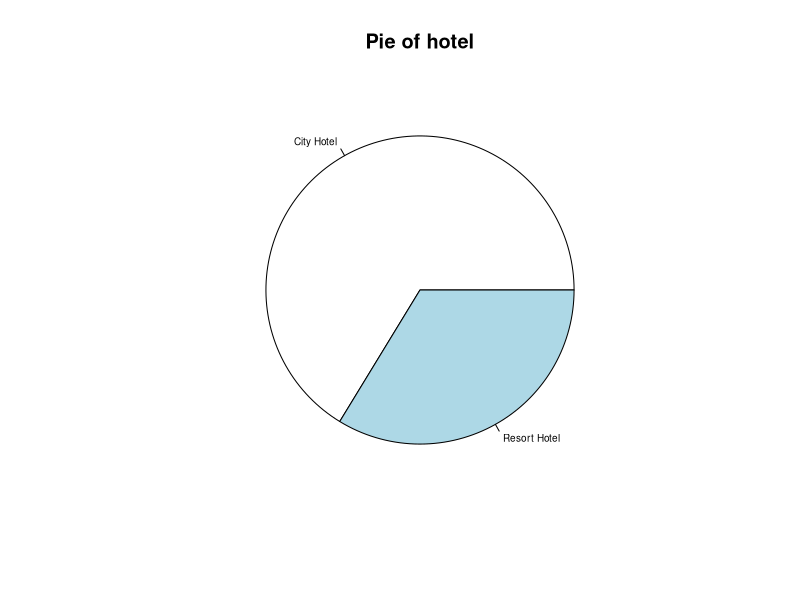
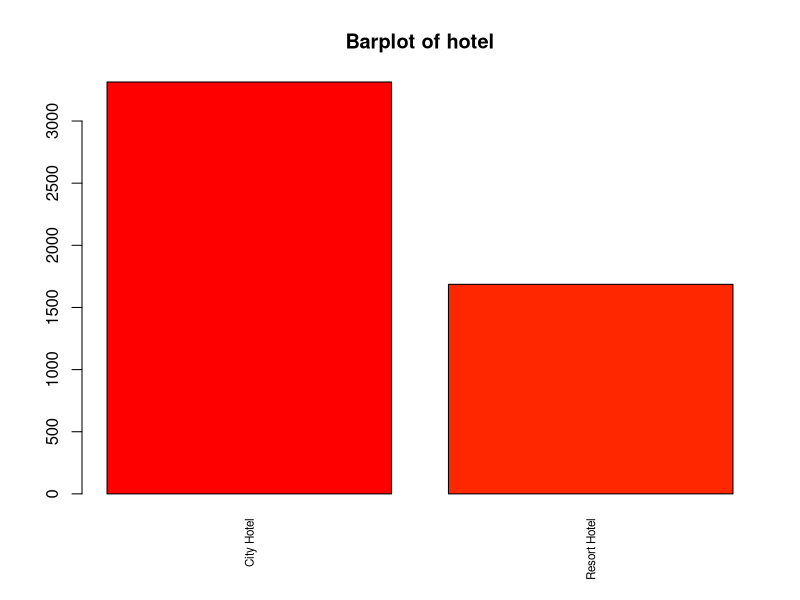
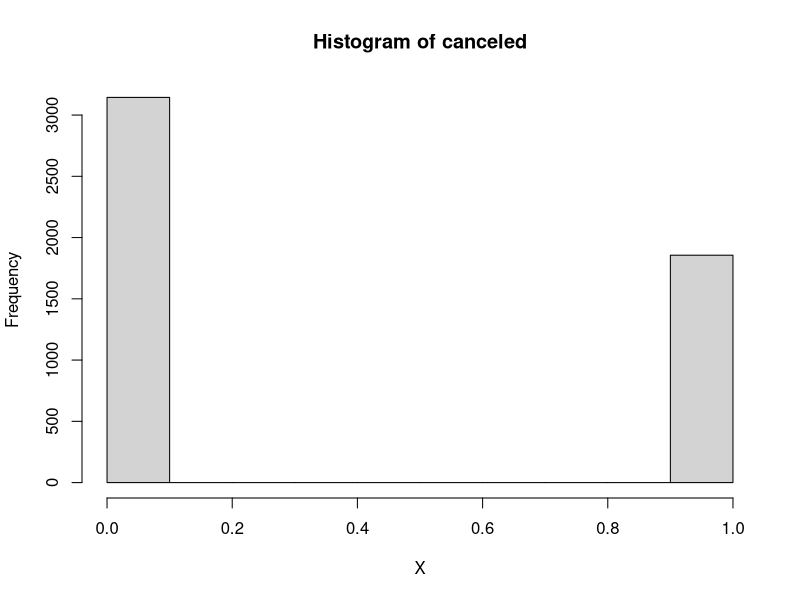
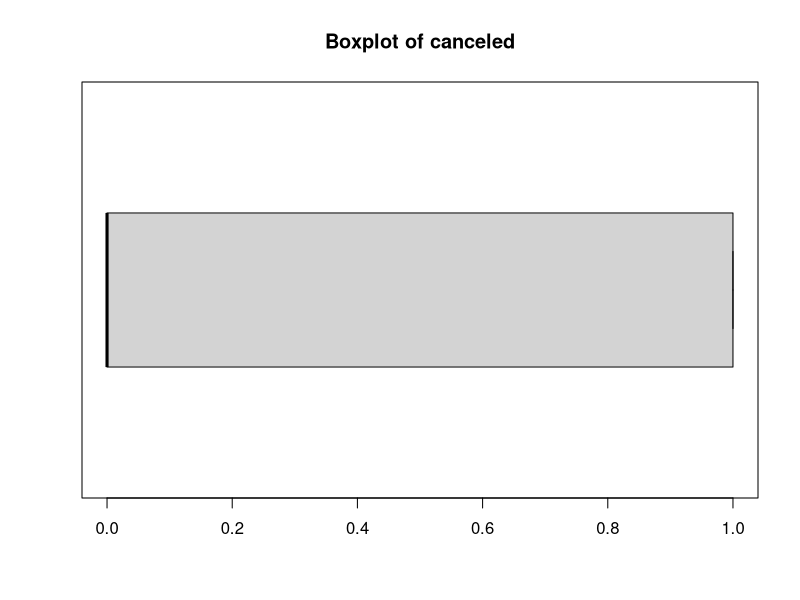
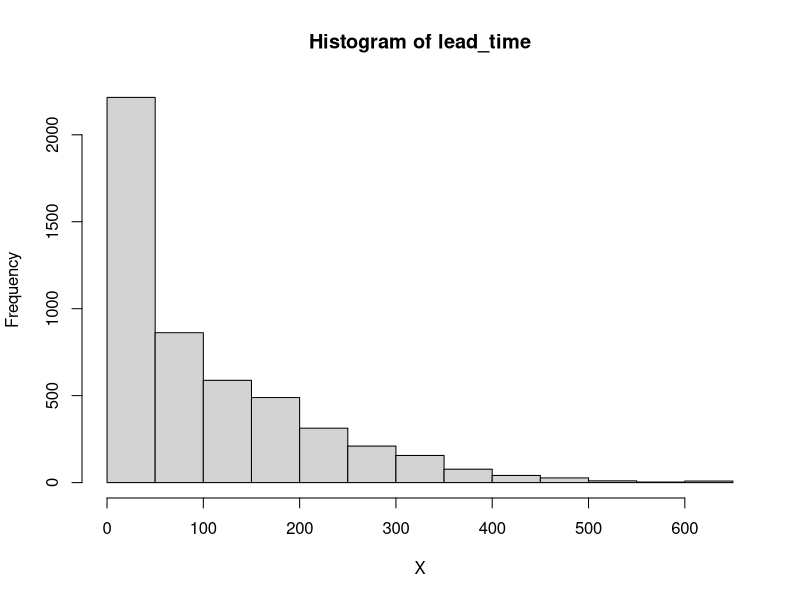
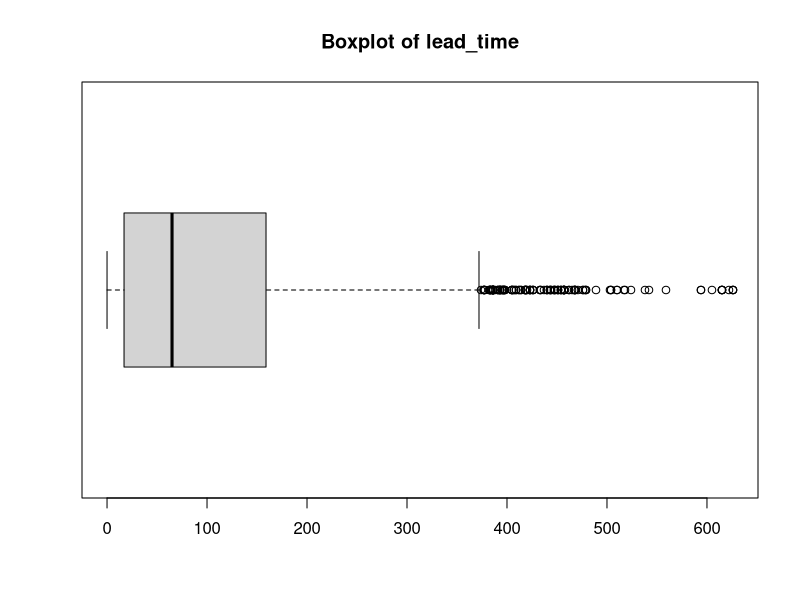
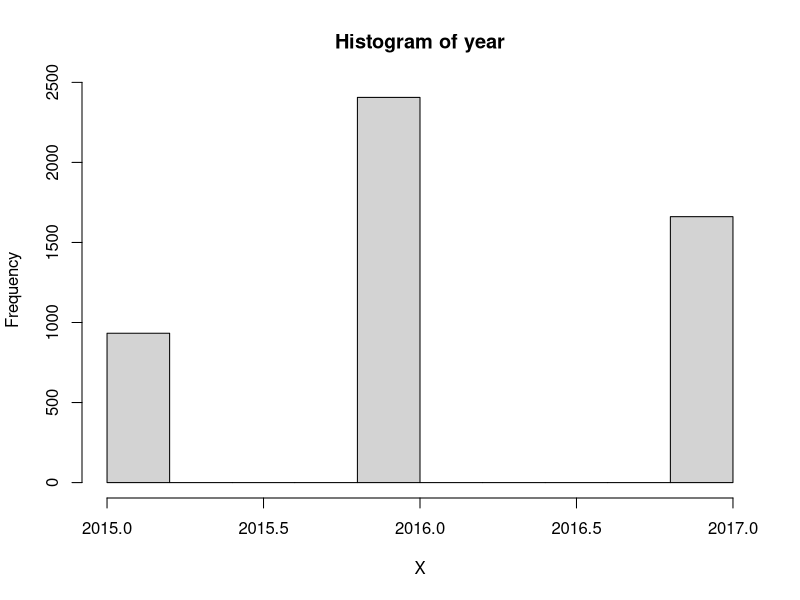
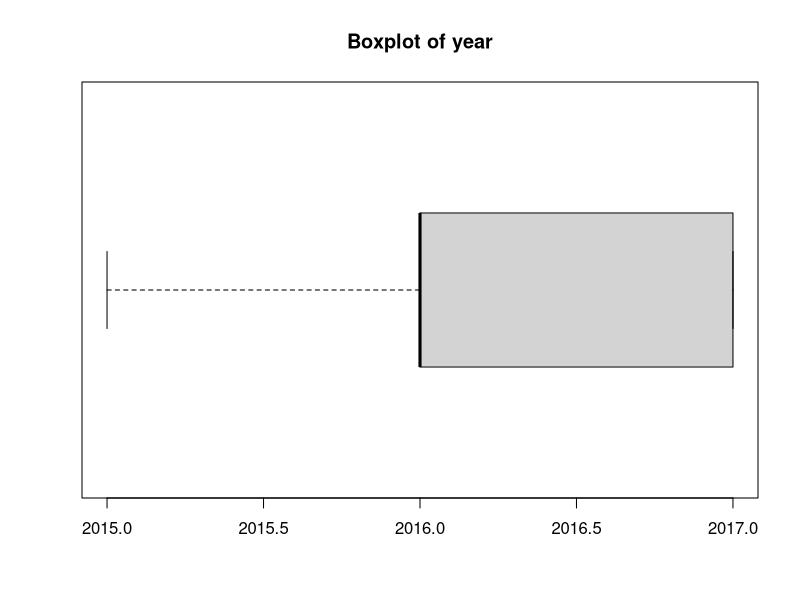

Generate these figures, in order, with R:
## ---- chunk 1
# dd <- read.table("D:/karina/docencia/areferenciesPPT/0DadesPractiques/CREDSCO/credscoCategoriques2.csv",header=T, sep=";", dec=",")
#dd<- read.csv("D:/karina/TFGs/GrauEstadistica/MarcPinar/data.csv", sep=";")

#dataset<-"platjaDaro"
#dataset<-"futbol"

#setwd("D:/karina/projectes/ON/a2020INSESSCOVIDisocial/18DadesTallers")
#dd<- read.table("2Formulari5TPlataDarov1.csv",header=T, sep=",", dec=".", na.strings="*");
#dataset<-"planta"

dataset<-"Hotel"



## ---- chunk 2

setwd("/Users/davidmorais/Desktop/PARS-GEI-FIB/Obligatories/Q7/MD")
dd<- read.table("hotel_sample_5000.csv",header=T, sep=",", dec=".")

## ---- chunk 3
class(dd)
## ---- chunk 4
class(dd)
## ---- chunk 5
dim(dd)
n<-dim(dd)[1]
K<-dim(dd)[2]

n
K
## ---- chunk 6
names(dd)
## ---- chunk 7

descriptiva<-function(X, nom){
  if (!(is.numeric(X) || class(X)=="Date")){ 
    frecs<-table(as.factor(X), useNA="ifany")
    proportions<-frecs/n
    #ojo, decidir si calcular porcentages con o sin missing values
    pie(frecs, cex=0.6, main=paste("Pie of", nom))
    barplot(frecs, las=3, cex.names=0.7, main=paste("Barplot of", nom), col=listOfColors)
    print(paste("Number of modalities: ", length(frecs)))
    print("Frequency table")
    print(frecs)
    print("Relative frequency table (proportions)")
    print(proportions)
    print("Frequency table sorted")
    print(sort(frecs, decreasing=TRUE))
    print("Relative frequency table (proportions) sorted")
    print(sort(proportions, decreasing=TRUE))
   }else{
     if(class(X)=="Date"){
       print(summary(X))
       print(sd(X))
       #decide breaks: weeks, months, quarters...
       hist(X,breaks="weeks")
     }else{
       hist(X, main=paste("Histogram of", nom))
       boxplot(X, horizontal=TRUE, main=paste("Boxplot of",nom))
       print("Extended Summary Statistics")
       print(summary(X))
       print(paste("sd: ", sd(X, na.rm=TRUE)))
       print(paste("vc: ", sd(X, na.rm=TRUE)/mean(X, na.rm=TRUE)))
      }
   }
}

dataset<-dd
actives<-c(1:K)
colDate<-1

## ---- chunk 8
listOfColors<-rainbow(39)

par(ask=TRUE)

for(k in actives){
  print(paste("variable ", k, ":", names(dd)[k] ))
  descriptiva(dd[,k], names(dd)[k])
}
par(ask=FALSE)

#per exportar figures d'R per programa
#dev.off()
#png(file=mypath,width = 950, height = 800, units = "px")
#dev.off()

